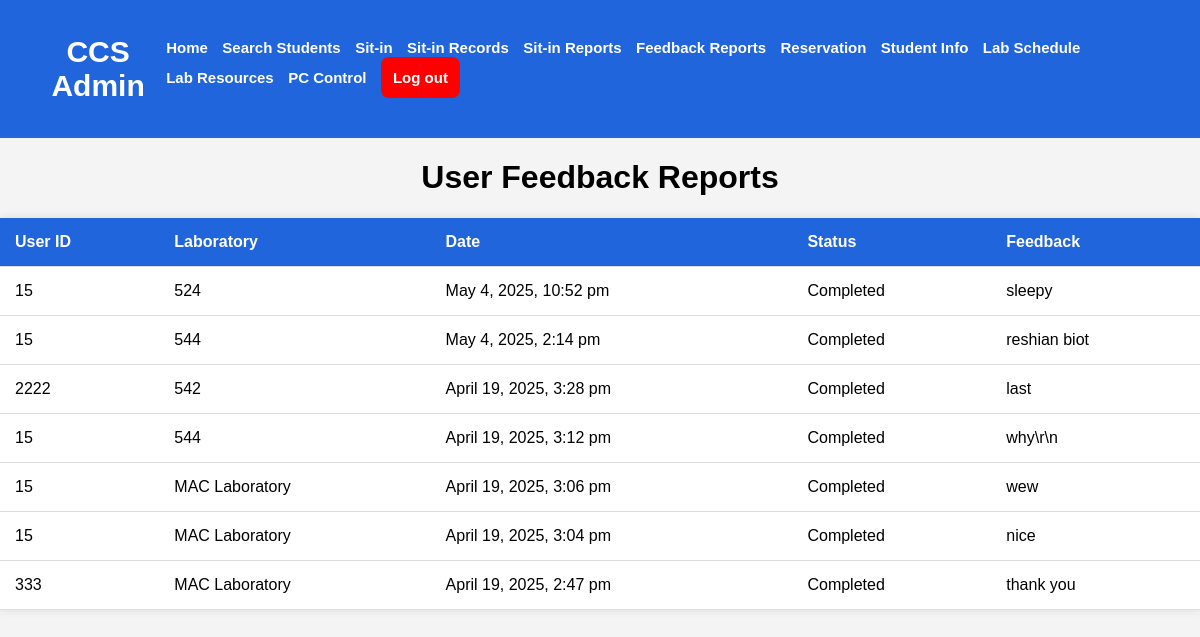
Before: /feedback-reports.php with the older database file.
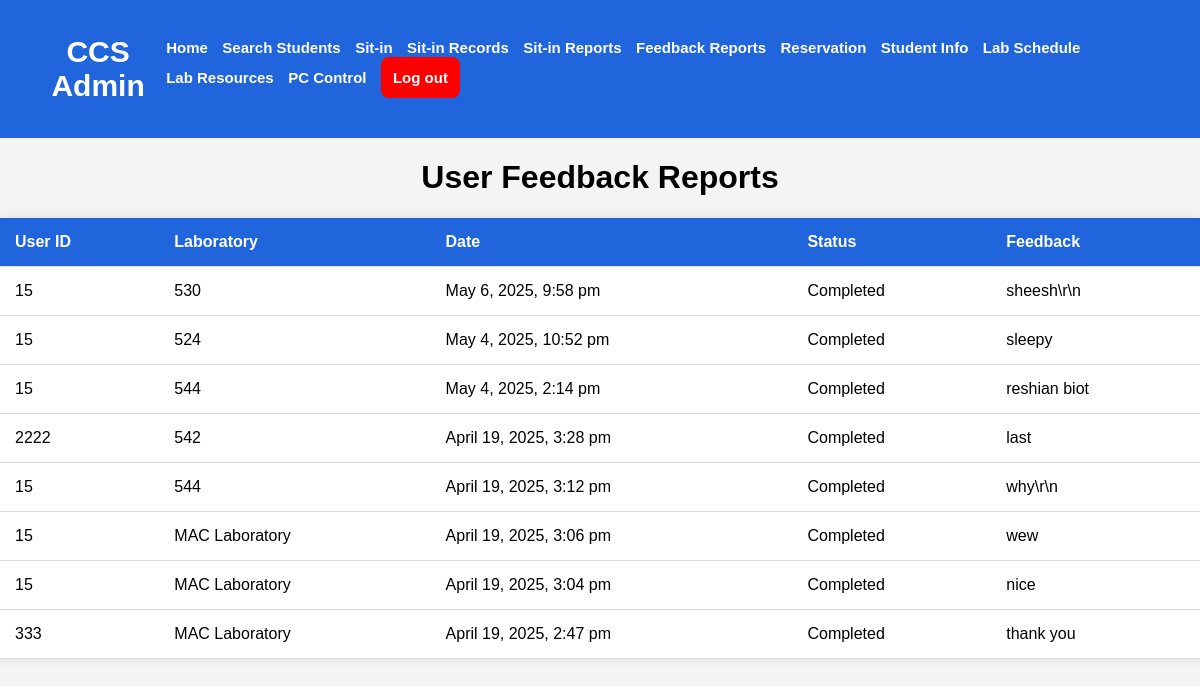
After: the same page with the newer database file.
### tables this page shows
CREATE TABLE `sit_in_history` (
  `id` int(11) NOT NULL,
  `idno` varchar(20) DEFAULT NULL,
  `date` datetime DEFAULT NULL,
  `status` varchar(50) DEFAULT NULL,
  `laboratory` varchar(50) DEFAULT NULL,
  `feedback` text DEFAULT NULL
);

### feedback-reports.php (the view, shortened to what this page needs)
<?php
include('db.php');
?>
<!DOCTYPE html>
<html lang="en">
<head>
    <link rel="stylesheet" href="assets/styles.css?v=<?php echo time(); ?>">
</head>
<body>
<nav>
    <h1>CCS Admin</h1>
    <div class="nav-links-admin" id="nav-links">
        <a id="home-nav" href="admindashboard.php"> Home</a>
        <a href="#" onclick="searchFunction()" id="search-btn"> Search Students</a>
        <a href="current-sit-in.php"> Sit-in</a>
        <a href="view-sit-in-records.php">Sit-in Records</a>
        <a href="sit-in-reports.php"> Sit-in Reports</a>
        <a href="feedback-reports.php"> Feedback Reports</a>
        <a href="view-reservations.php"> Reservation</a>
        <a href="student_management.php">Student Info</a>
        <a href="lab_schedule.php">Lab Schedule</a>
        <a href="lab_resources.php">Lab Resources</a>
        <a href="admin_computer_control.php">PC Control</a>
        <a href="admin.php" class="logout-btn" id="logoutbtn"> Log out </a>
    </div>
</nav>
<h1>User Feedback Reports</h1>
<table>
    <thead>
        <tr>
            <th>User ID</th>
            <th>Laboratory</th>
            <th>Date</th>
            <th>Status</th>
            <th>Feedback</th>
        </tr>
    </thead>
    <tbody>
        <?php
        $query = "SELECT * FROM sit_in_history WHERE feedback IS NOT NULL AND feedback != '' ORDER BY date DESC";
        $result = mysqli_query($connection, $query);
        if ($result && mysqli_num_rows($result) > 0) {
            while ($row = mysqli_fetch_assoc($result)) {
                $formattedDate = date("F j, Y, g:i a", strtotime($row['date']));
                echo "<tr>";
                echo "<td>{$row['idno']}</td>";
                echo "<td>{$row['laboratory']}</td>";
                echo "<td>$formattedDate</td>";
                echo "<td>{$row['status']}</td>";
                echo "<td>{$row['feedback']}</td>";
                echo "</tr>";
            }
        } else {
            echo "<tr><td colspan='5'>No feedback available.</td></tr>";
        }
        ?>
    </tbody>
</table>
</body>
</html>

Changed rows visible on the page:
now on this page (row edited): sit_in_history: idno "15", laboratory "530", date "May 6, 2025, 9:58 pm", status "Completed", feedback "sheesh\\r\\n"
